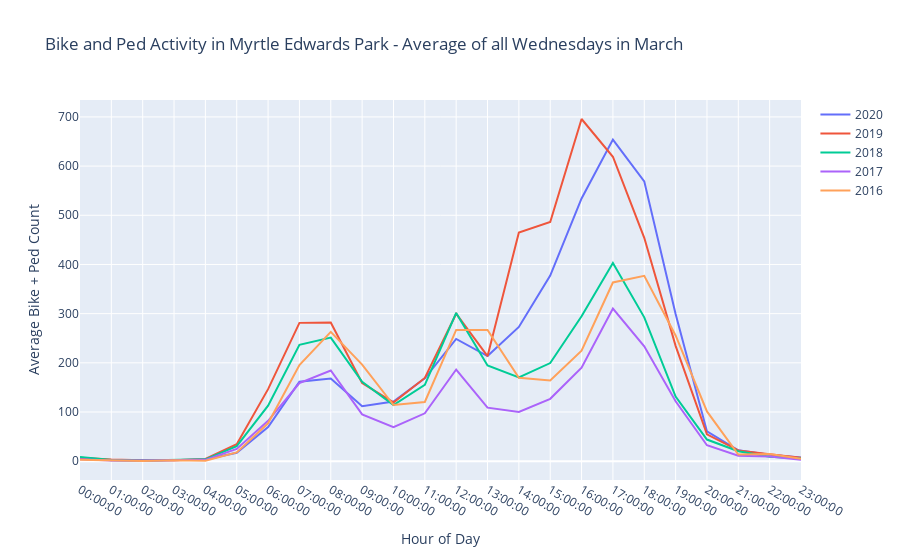

This figure's notebook cell:
### Markdown cell above
That data looks about right, based on what we saw from individual Fridays in March 2020 on the first graph. Usage peaks in late afternoon when people get off work. In the future I will output this as a dictionary so we can see the times associated with each count. For now I'm going to apply this function to different weekdays in March to compare trends. Let's choose Wednesday, because in transportation terms you get a better picture of people's habits if you choose data in the middle of the week.

### Code cell
fig = go.Figure()
fig.add_trace(go.Scatter(x=alltimes, y=monthly_average_by_hour(3, 2020, 'Wednesday'),
                    mode='lines',
                    name='2020'))
fig.add_trace(go.Scatter(x=alltimes, y=monthly_average_by_hour(3, 2019, 'Wednesday'),
                    mode='lines',
                    name='2019'))
fig.add_trace(go.Scatter(x=alltimes, y=monthly_average_by_hour(3, 2018, 'Wednesday'),
                    mode='lines',
                    name='2018'))
fig.add_trace(go.Scatter(x=alltimes, y=monthly_average_by_hour(3, 2017, 'Wednesday'),
                    mode='lines',
                    name='2017'))
fig.add_trace(go.Scatter(x=alltimes, y=monthly_average_by_hour(3, 2016, 'Wednesday'),
                    mode='lines',
                    name='2016'))
fig.update_layout(title='Average Hourly Park Activity for Wednesdays in March',
                   xaxis_title='Hour of Day',
                   yaxis_title='Average Bike + Ped Count')
fig.show()

### Figure 1 — Plotly figure (JSON) as saved in the notebook; plotly's stock layout.template omitted (floating-point values rounded to 4 significant figures)
{"data": [{"mode": "lines", "name": "2020", "type": "scatter", "x": ["00:00:00", "01:00:00", "02:00:00", "03:00:00", "04:00:00", "05:00:00", "06:00:00", "07:00:00", "08:00:00", "09:00:00", "10:00:00", "11:00:00", "12:00:00", "13:00:00", "14:00:00", "15:00:00", "16:00:00", "17:00:00", "18:00:00", "19:00:00", "20:00:00", "21:00:00", "22:00:00", "23:00:00"], "y": [6.25, 1.75, 1, 2.5, 3.25, 17.25, 69.5, 161.8, 168, 111.8, 121.5, 168.5, 248.5, 213.8, 273, 377.5, 534.2, 654, 569, 299.2, 60.5, 22.25, 13, 7.5]}, {"mode": "lines", "name": "2019", "type": "scatter", "x": ["00:00:00", "01:00:00", "02:00:00", "03:00:00", "04:00:00", "05:00:00", "06:00:00", "07:00:00", "08:00:00", "09:00:00", "10:00:00", "11:00:00", "12:00:00", "13:00:00", "14:00:00", "15:00:00", "16:00:00", "17:00:00", "18:00:00", "19:00:00", "20:00:00", "21:00:00", "22:00:00", "23:00:00"], "y": [7.25, 3.5, 2, 2, 4.5, 34.5, 146.5, 281.2, 282, 159, 119.5, 169.2, 299.8, 213.5, 465, 486.5, 695.8, 619, 454.2, 234.5, 54.75, 22, 14.25, 6.75]}, {"mode": "lines", "name": "2018", "type": "scatter", "x": ["00:00:00", "01:00:00", "02:00:00", "03:00:00", "04:00:00", "05:00:00", "06:00:00", "07:00:00", "08:00:00", "09:00:00", "10:00:00", "11:00:00", "12:00:00", "13:00:00", "14:00:00", "15:00:00", "16:00:00", "17:00:00", "18:00:00", "19:00:00", "20:00:00", "21:00:00", "22:00:00", "23:00:00"], "y": [8.75, 2.5, 1.5, 3.25, 3.75, 30.5, 113, 236.8, 251.2, 161.5, 114, 155.2, 301.5, 194.5, 170.5, 199.5, 294.8, 403, 292.5, 131.5, 44, 20.25, 9.25, 5.5]}, {"mode": "lines", "name": "2017", "type": "scatter", "x": ["00:00:00", "01:00:00", "02:00:00", "03:00:00", "04:00:00", "05:00:00", "06:00:00", "07:00:00", "08:00:00", "09:00:00", "10:00:00", "11:00:00", "12:00:00", "13:00:00", "14:00:00", "15:00:00", "16:00:00", "17:00:00", "18:00:00", "19:00:00", "20:00:00", "21:00:00", "22:00:00", "23:00:00"], "y": [3.8, 1.4, 1.6, 2.2, 2.8, 25, 82.2, 158.6, 184.4, 95.2, 69.2, 97.4, 186.4, 108.8, 100, 126.8, 190.2, 310.4, 233.6, 121.8, 32.4, 11, 9.6, 3]}, {"mode": "lines", "name": "2016", "type": "scatter", "x": ["00:00:00", "01:00:00", "02:00:00", "03:00:00", "04:00:00", "05:00:00", "06:00:00", "07:00:00", "08:00:00", "09:00:00", "10:00:00", "11:00:00", "12:00:00", "13:00:00", "14:00:00", "15:00:00", "16:00:00", "17:00:00", "18:00:00", "19:00:00", "20:00:00", "21:00:00", "22:00:00", "23:00:00"], "y": [3, 1.4, 0.4, 2, 1, 17.8, 77, 195.6, 263, 196.4, 114.2, 120.4, 267, 266.8, 169.8, 164.2, 224.8, 363.4, 377, 255.6, 101.2, 13.6, 14.4, 5]}], "layout": {"autosize": true, "title": {"text": "Bike and Ped Activity in Myrtle Edwards Park - Average of all Wednesdays in March"}, "xaxis": {"autorange": true, "range": [0, 23], "title": {"text": "Hour of Day"}, "type": "category"}, "yaxis": {"autorange": true, "range": [-38.23, 734.4], "title": {"text": "Average Bike + Ped Count"}, "type": "linear"}}}
